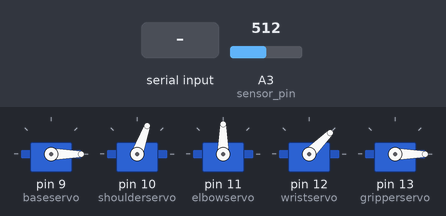
This sketch was run on a simulated Arduino Uno, built with avr-gcc and run on an emulated ATmega328P. Parts: 5 × servo. Inputs (shaded band) come from the test bench; at power-on: A3 (sensor_pin) = 512. What the sketch prints to the serial monitor is not drawn.

Above: at 1.2 s.
1.3 s: "H" received over Serial
At 3.1 s:
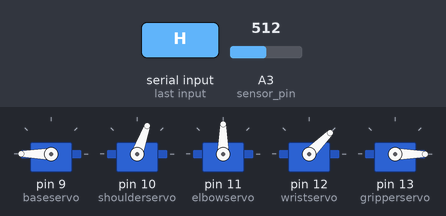
4.3 s: "S" received over Serial
At 7.1 s:
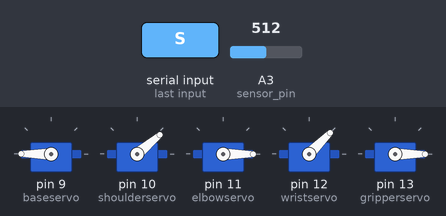
7.3 s: "s90\n" received over Serial
At 8.1 s:
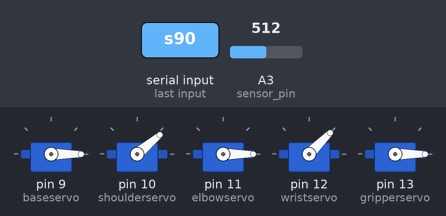
10.3 s: "s,45\n" received over Serial
At 10.8 s:
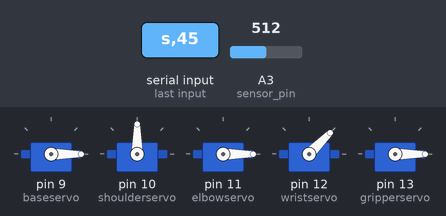
13.3 s: "e90\n" received over Serial
At 14.1 s:
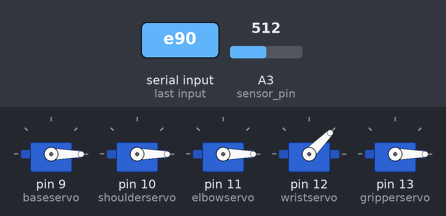
16.3 s: "g90\n" received over Serial
At 16.7 s:
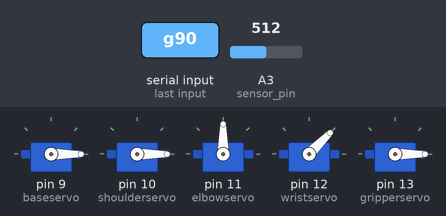
Timing chart, 0 to 19.3 s (numbered marks = the images above; inputs shaded):
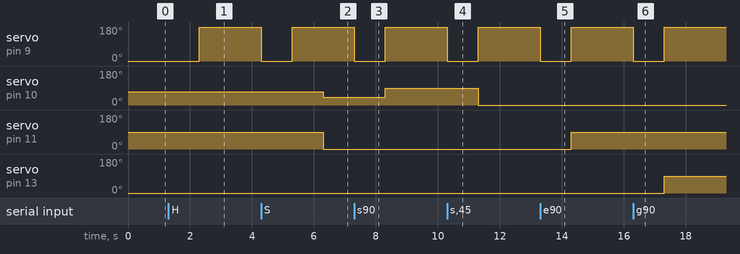

The sketch:

servo_motor_controller.ino
```cpp
#include <Servo.h>


#define MODE 0
// MODE ---> 0 for comand line with GUI mode in python
//MODE ----> 1 for joystick mode control
#define BASE_ANGLE 0
#define SHOULDER_ANGLE 70
#define ELBOW_ANGLE 90
#define WRIST_ANGLE 45
#define GRIPPER_ANGLE 0


Servo baseservo;  // create servo object to control a servo
Servo shoulderservo;
Servo elbowservo;
Servo gripperservo;
Servo wristservo;

// Define the pins for the joystick and motor
const int joystickXPin = A0;
const int joystickYPin = A1;
const int joystickKPin = A2;
int sensor_pin = A3;

// Define the minimum and maximum values for the joystick
const int joystickMin = 0;
const int joystickMax = 1023;

// Define the minimum and maximum angles for the joystick
const int joystickAngleMin = -90;
const int joystickAngleMax = 90;

bool crabAnimation = false;
bool helloAnimation = false;
bool specialAnimation = false;

void setDefaultPos(){

  baseservo.write(BASE_ANGLE);
  shoulderservo.write(SHOULDER_ANGLE);
  elbowservo.write(ELBOW_ANGLE);
  wristservo.write(WRIST_ANGLE);
  gripperservo.write(GRIPPER_ANGLE);

}


void setup() {

  //Port for comunication with python
  Serial.begin(115200);


  // Declare servo motors
  baseservo.attach(9);
  shoulderservo.attach(10);
  elbowservo.attach(11);
  wristservo.attach(12);
  gripperservo.attach(13);


  //Set default position
  setDefaultPos();
}

void loop() {

  //Read sensor value
  int data = analogRead(sensor_pin);
  Serial.println(data);


   if (Serial.available() > 0) {

    String angle = Serial.readString();

    switch(angle[0]){
      case 'b' :
        baseservo.write((angle.substring(1, angle.length())).toInt());
        break;
      case 's' :
        shoulderservo.write((angle.substring(1, angle.length())).toInt());
        break;
      case 'e' :
        elbowservo.write((angle.substring(1, angle.length())).toInt());
        break;
      case 'w' :
        wristservo.write((angle.substring(1, angle.length())).toInt());
        break;
      case 'g' :
        gripperservo.write((angle.substring(1, angle.length())).toInt());
        break;
      case 'C' :
        if (crabAnimation) crabAnimation = false;
        else crabAnimation = true;
        break;
      case 'H' :
        if (helloAnimation) helloAnimation = false;
        else helloAnimation = true;
        break;
      case 'S' :
        specialAnimation = true;
        break;
    }

  }

  if (crabAnimation){
    gripperservo.write(180);
    gripperservo.write(0);
  }

  if (helloAnimation){
    baseservo.write(180);
    delay(1000);
    baseservo.write(0);
  }

  if (specialAnimation){
    shoulderservo.write(40);
    elbowservo.write(0);
    specialAnimation = false;
  }

  //delay(1000);        // small delay to prevent jitter or noise in joystick reading
}
```

Measured:
- after the input at 1.3 s, servo on pin 9 (baseservo): 0° → 180° after 1.0 s
- after the input at 4.3 s, servo on pin 9 (baseservo): 180° → 0° at once, → 180° 1.0 s later; servo on pin 10 (shoulderservo): 70° → 40° after 2.0 s; servo on pin 11 (elbowservo): 90° → 0° after 2.0 s
- after the input at 7.3 s, servo on pin 9 (baseservo): 180° → 0° at once, → 180° 1.0 s later; servo on pin 10 (shoulderservo): 40° → 90° after 1.0 s
- after the input at 10.3 s, servo on pin 9 (baseservo): 180° → 0° at once, → 180° 1.0 s later; servo on pin 10 (shoulderservo): 90° → 0° after 1.0 s
- after the input at 13.3 s, servo on pin 9 (baseservo): 180° → 0° at once, → 180° 1.0 s later; servo on pin 11 (elbowservo): 0° → 90° after 1.0 s
- after the input at 16.3 s, servo on pin 9 (baseservo): 180° → 0° at once, → 180° 1.0 s later; servo on pin 13 (gripperservo): 0° → 90° after 1.0 s
